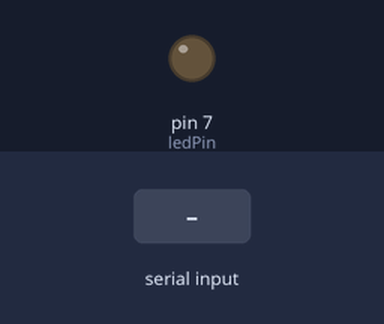
The sketch below on a simulated Arduino Uno, built with avr-gcc and run on an emulated ATmega328P. On the bench: output pins drawn as LEDs (lit = HIGH). Inputs (shaded band) come from the test bench. What the sketch prints to the serial monitor is not drawn.

Above: at 1.2 s.
1.3 s: "90 45\n" received over Serial
At 1.7 s:
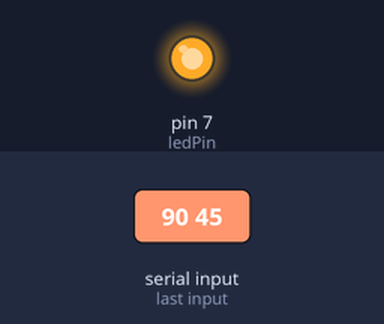
Timing chart, 0 to 4.3 s (numbered marks = the images above; inputs shaded):
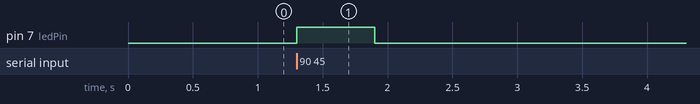

The sketch:

MorseNumber.ino
```cpp
int dotDelay=200;
int ledPin=7;

char* numbers[]={'.-','-...','-.-.','-..'};

void setup() {
  // put your setup code here, to run once:
  pinMode(ledPin, OUTPUT);
  Serial.begin(9600);
}

void loop() {
  // put your main code here, to run repeatedly:
  char ch;
  ch=Serial.read();
  Serial.print(ch);
  if (ch>='0' && ch<='9'){
    flashSequence(numbers[ch-'0']);
  }
  else if (ch==' '){
    delay(dotDelay*4);
  }
}

void flashSequence(char * sequence){
  int i=0;
  while (sequence[i]!='\0'){
    flashDotOrDash(sequence[i]);
    i++;
  }
  delay(dotDelay*5);
}

void flashDotOrDash(char dotOrDash){
  digitalWrite(ledPin,HIGH);
  if (dotOrDash=='.'){
    delay(dotDelay);
    Serial.print(dotOrDash);
  }
  else {
    delay(dotDelay*3);
  }
  digitalWrite(ledPin, LOW);
  delay(dotDelay);
}
```

Measured:
- after the input at 1.3 s, pin 7 (ledPin): LOW → HIGH at once, → LOW 0.60 s later
